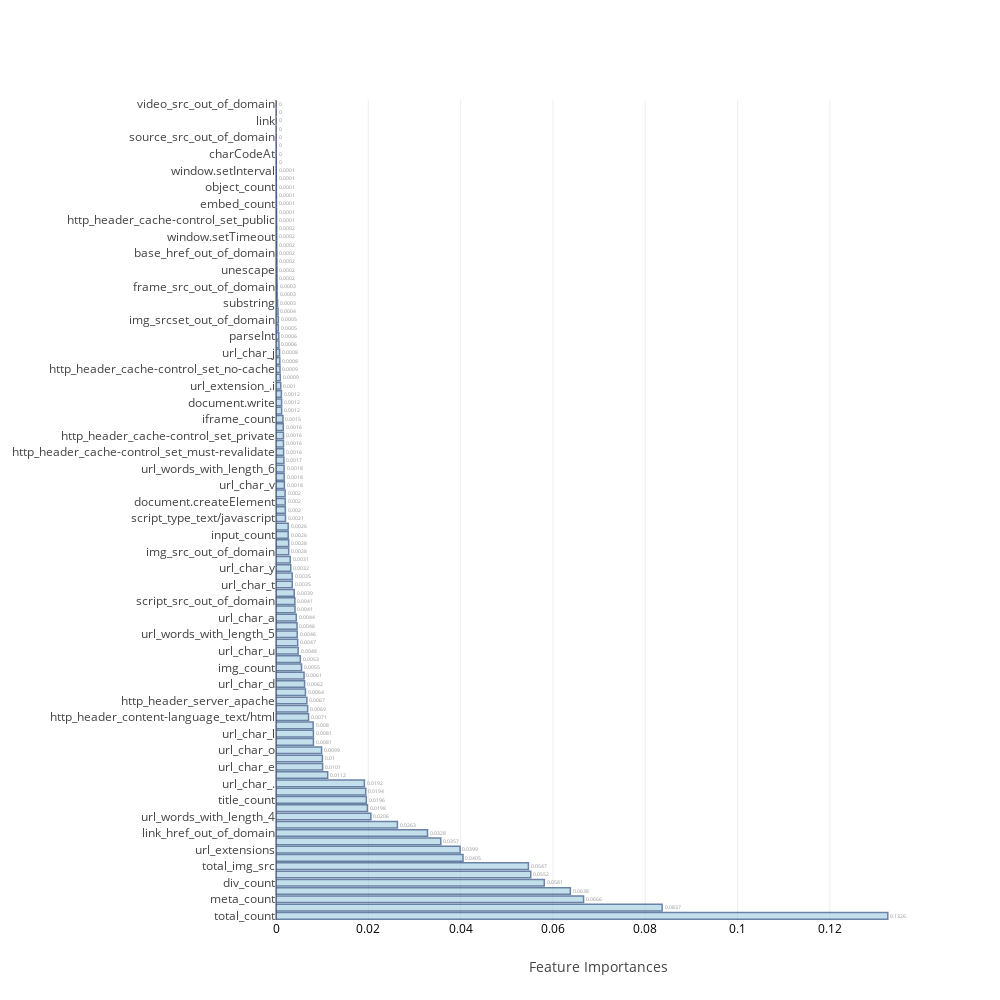
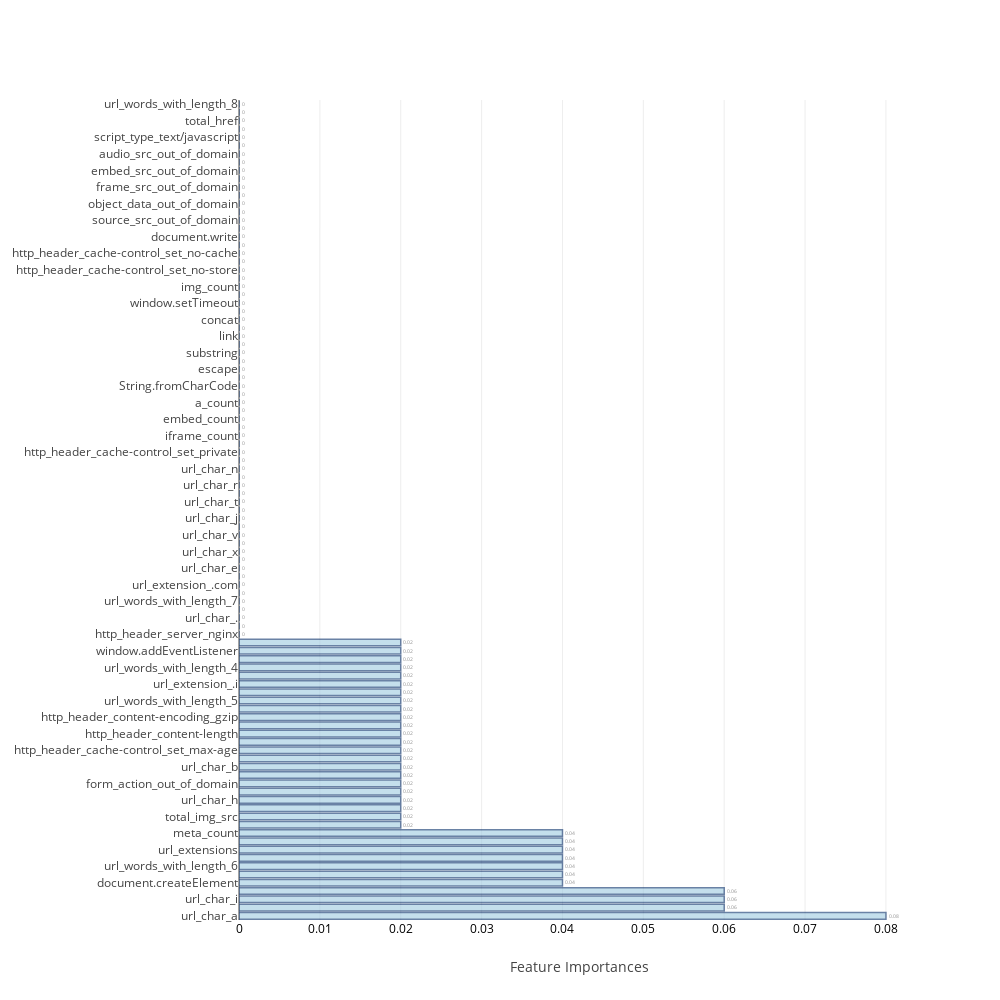

These figures' notebook cell, in order:
### Markdown cell above
### <a id='2' style="text-decoration : none; color : #000000;"> 2. OverSampling </a>

### Code cell
sm = SMOTE(random_state=12, ratio = {1:27805})
X_train, Y_train = sm.fit_sample(scaled_X_train,train_Y)


ind_columns=['KNeighborsClassifier','RandomForestClassifier','AdaBoostClassifier',
             'GradientBoostingClassifier','ExtraTreeClassifier','XGB','BaggingClassifier','Neural Network-1']

f=[KNN_model,RandomForest,AdaBoost,GradientBoosting, ExtraTree,XGB,Bagging,DeepLearning1]

## Table to store training and test measures
table_80_50_train=pd.DataFrame(columns=['accuracy','TP','TN','FP','FN','FPR','FNR'])
table_80_50_test=pd.DataFrame(columns=['accuracy','TP','TN','FP','FN','FPR','FNR','auc','MCC','Precision','Recall'])

feat_imp=[None]*5
j=0
for i in range(0,8):
    if i>=1 and i<=5:
        model,cm_train,cm_test,acc_train,acc_test,roc_auc,feat_imp[j],mcc,prec,rec=f[i](X_train,Y_train,scaled_X_test,test_Y,columns)
        j=j+1
    else:
        model,cm_train,cm_test,acc_train,acc_test,roc_auc,mcc,prec,rec=f[i](X_train,Y_train,scaled_X_test,test_Y)
    table_80_50_train.loc[i]=   ([acc_train,cm_train.TP,cm_train.TN,cm_train.FP,cm_train.FN,cm_train.FPR,cm_train.FNR])
    table_80_50_test.loc[i] =   ([acc_test ,cm_test.TP, cm_test.TN, cm_test.FP, cm_test.FN, cm_test.FPR, cm_test.FNR,roc_auc,mcc,prec,rec])
    print("\n")

### Figure 1 — Plotly figure (JSON) as saved in the notebook; plotly's stock layout.template omitted (floating-point values rounded to 4 significant figures)
{"data": [{"marker": {"color": "rgb(158,202,225)", "line": {"color": "rgb(8,48,107)", "width": 1.5}}, "opacity": 0.6, "orientation": "h", "text": [0.1326, 0.0837, 0.0666, 0.0638, 0.0581, 0.0552, 0.0547, 0.0405, 0.0399, 0.0357, 0.0328, 0.0263, 0.0206, 0.0198, 0.0196, 0.0194, 0.0192, 0.0112, 0.0101, 0.01, 0.0099, 0.0081, 0.0081, 0.008, 0.0071, 0.0069, 0.0067, 0.0064, 0.0062, 0.0061, 0.0055, 0.0053, 0.0048, 0.0047, 0.0046, 0.0046, 0.0044, 0.0041, 0.0041, 0.0039, 0.0035, 0.0035, 0.0032, 0.0031, 0.0028, 0.0028, 0.0026, 0.0026, 0.0021, 0.002, 0.002, 0.002, 0.0018, 0.0018, 0.0018, 0.0017, 0.0016, 0.0016, 0.0016, 0.0016, 0.0015, 0.0012, 0.0012, 0.0012, 0.001, 0.0009, 0.0009, 0.0008, 0.0008, 0.0006, 0.0006, 0.0005, 0.0005, 0.0004, 0.0003, 0.0003, 0.0003, 0.0002, 0.0002, 0.0002, 0.0002, 0.0002, 0.0002, 0.0002, 0.0001, 0.0001, 0.0001, 0.0001, 0.0001, 0.0001, 0.0001, 0, 0, 0, 0, 0, 0, 0, 0], "textposition": "outside", "type": "bar", "uid": "aa6dd3cc-fb4a-4e8e-8f2d-2e86c85826e3", "x": [0.1326, 0.08367, 0.06664, 0.06377, 0.05813, 0.05519, 0.05469, 0.04052, 0.03988, 0.0357, 0.03283, 0.0263, 0.02056, 0.01981, 0.01957, 0.01944, 0.01915, 0.0112, 0.01009, 0.01005, 0.009879, 0.008107, 0.008104, 0.008044, 0.007051, 0.006855, 0.006684, 0.006382, 0.006196, 0.006084, 0.005526, 0.005271, 0.004802, 0.004696, 0.004588, 0.004559, 0.004398, 0.00412, 0.004084, 0.003945, 0.003521, 0.00352, 0.003194, 0.003083, 0.002754, 0.002752, 0.002643, 0.002638, 0.002055, 0.002024, 0.001996, 0.001971, 0.001819, 0.001777, 0.001753, 0.001714, 0.001648, 0.001621, 0.001611, 0.001572, 0.001512, 0.001224, 0.001217, 0.001166, 0.001027, 0.0009261, 0.0008704, 0.0008206, 0.000762, 0.0006459, 0.0006008, 0.0005046, 0.0005001, 0.0004402, 0.0003423, 0.0002612, 0.0002576, 0.00023, 0.0002254, 0.0002132, 0.0002009, 0.00017, 0.0001684, 0.0001656, 0.0001279, 0.000124, 0.0001002, 9.193e-05, 8.182e-05, 6.953e-05, 5.434e-05, 4.374e-05, 2.691e-05, 2.118e-05, 9.895e-06, 0, 0, 0, 0], "y": ["total_count", "total_href", "meta_count", "a_count", "div_count", "link_count", "total_img_src", "url_length", "url_extensions", "form_action_out_of_domain", "link_href_out_of_domain", "a_href_out_of_domain", "url_words_with_length_4", "url_char_w", "title_count", "url_tlds", "url_char_.", "http_header_cache-control_set_max-age", "url_char_e", "http_header_content-encoding_gzip", "url_char_o", "url_char_i", "url_char_l", "style_count", "http_header_content-language_text/html", "http_header_content-length", "http_header_server_apache", "url_char_c", "url_char_d", "url_char_r", "img_count", "url_char_n", "url_char_u", "url_char_z", "url_words_with_length_5", "url_char_b", "url_char_a", "url_extension_.com", "script_src_out_of_domain", "url_char_m", "url_char_t", "url_char_s", "url_char_y", "url_char_p", "img_src_out_of_domain", "url_char_h", "input_count", "url_char_g", "script_type_text/javascript", "iframe_src_out_of_domain", "document.createElement", "url_char_f", "url_char_v", "http_header_cache-control_set_no-store", "url_words_with_length_6", "http_header_server_nginx", "http_header_cache-control_set_must-revalidate", "url_char_k", "http_header_cache-control_set_private", "url_char_x", "iframe_count", "url_words_with_length_7", "document.write", "url_char_-", "url_extension_.i", "url_extension_.net", "http_header_cache-control_set_no-cache", "replace", "url_char_j", "url_words_with_length_8", "parseInt", "concat", "img_srcset_out_of_domain", "escape", "substring", "exec", "frame_src_out_of_domain", "window.addEventListener", "unescape", "area_href_out_of_domain", "base_href_out_of_domain", "frame_count", "window.setTimeout", "embed_src_out_of_domain", "http_header_cache-control_set_public", "eval", "embed_count", "String.fromCharCode", "object_count", "search", "window.setInterval", "object_data_out_of_domain", "charCodeAt", "iframe_hidden_true", "source_src_out_of_domain", "source_srcset_out_of_domain", "link", "audio_src_out_of_domain", "video_src_out_of_domain"]}], "layout": {"autosize": false, "height": 1000, "width": 1000, "xaxis": {"tickfont": {"color": "black", "size": 12}, "title": "Feature Importances"}, "yaxis": {"automargin": true}}}

### Figure 2 — Plotly figure (JSON) as saved in the notebook; plotly's stock layout.template omitted (floating-point values rounded to 4 significant figures)
{"data": [{"marker": {"color": "rgb(158,202,225)", "line": {"color": "rgb(8,48,107)", "width": 1.5}}, "opacity": 0.6, "orientation": "h", "text": [0.08, 0.06, 0.06, 0.06, 0.04, 0.04, 0.04, 0.04, 0.04, 0.04, 0.04, 0.02, 0.02, 0.02, 0.02, 0.02, 0.02, 0.02, 0.02, 0.02, 0.02, 0.02, 0.02, 0.02, 0.02, 0.02, 0.02, 0.02, 0.02, 0.02, 0.02, 0.02, 0.02, 0.02, 0, 0, 0, 0, 0, 0, 0, 0, 0, 0, 0, 0, 0, 0, 0, 0, 0, 0, 0, 0, 0, 0, 0, 0, 0, 0, 0, 0, 0, 0, 0, 0, 0, 0, 0, 0, 0, 0, 0, 0, 0, 0, 0, 0, 0, 0, 0, 0, 0, 0, 0, 0, 0, 0, 0, 0, 0, 0, 0, 0, 0, 0, 0, 0, 0], "textposition": "outside", "type": "bar", "uid": "40aaf532-93e4-47ba-be69-7ec8cc0d5b63", "x": [0.08, 0.06, 0.06, 0.06, 0.04, 0.04, 0.04, 0.04, 0.04, 0.04, 0.04, 0.02, 0.02, 0.02, 0.02, 0.02, 0.02, 0.02, 0.02, 0.02, 0.02, 0.02, 0.02, 0.02, 0.02, 0.02, 0.02, 0.02, 0.02, 0.02, 0.02, 0.02, 0.02, 0.02, 0, 0, 0, 0, 0, 0, 0, 0, 0, 0, 0, 0, 0, 0, 0, 0, 0, 0, 0, 0, 0, 0, 0, 0, 0, 0, 0, 0, 0, 0, 0, 0, 0, 0, 0, 0, 0, 0, 0, 0, 0, 0, 0, 0, 0, 0, 0, 0, 0, 0, 0, 0, 0, 0, 0, 0, 0, 0, 0, 0, 0, 0, 0, 0, 0], "y": ["url_char_a", "url_char_l", "url_char_i", "url_char_d", "document.createElement", "title_count", "url_words_with_length_6", "url_length", "url_extensions", "url_char_w", "meta_count", "url_char_f", "total_img_src", "a_href_out_of_domain", "url_char_h", "img_srcset_out_of_domain", "form_action_out_of_domain", "link_href_out_of_domain", "url_char_b", "url_char_-", "http_header_cache-control_set_max-age", "http_header_server_apache", "http_header_content-length", "url_char_o", "http_header_content-encoding_gzip", "link_count", "url_words_with_length_5", "url_char_p", "url_extension_.i", "replace", "url_words_with_length_4", "url_char_s", "window.addEventListener", "url_char_z", "http_header_server_nginx", "url_char_c", "url_char_.", "url_tlds", "url_words_with_length_7", "url_extension_.net", "url_extension_.com", "http_header_content-language_text/html", "url_char_e", "url_char_y", "url_char_x", "url_char_g", "url_char_v", "url_char_u", "url_char_j", "url_char_k", "url_char_t", "url_char_m", "url_char_r", "http_header_cache-control_set_public", "url_char_n", "video_src_out_of_domain", "http_header_cache-control_set_private", "eval", "iframe_count", "frame_count", "embed_count", "div_count", "a_count", "unescape", "String.fromCharCode", "parseInt", "escape", "input_count", "substring", "search", "link", "exec", "concat", "charCodeAt", "window.setTimeout", "window.setInterval", "img_count", "object_count", "http_header_cache-control_set_no-store", "iframe_src_out_of_domain", "http_header_cache-control_set_no-cache", "http_header_cache-control_set_must-revalidate", "document.write", "source_srcset_out_of_domain", "source_src_out_of_domain", "script_src_out_of_domain", "object_data_out_of_domain", "img_src_out_of_domain", "frame_src_out_of_domain", "style_count", "embed_src_out_of_domain", "base_href_out_of_domain", "audio_src_out_of_domain", "area_href_out_of_domain", "script_type_text/javascript", "iframe_hidden_true", "total_href", "total_count", "url_words_with_length_8"]}], "layout": {"autosize": false, "height": 1000, "width": 1000, "xaxis": {"tickfont": {"color": "black", "size": 12}, "title": "Feature Importances"}, "yaxis": {"automargin": true}}}
